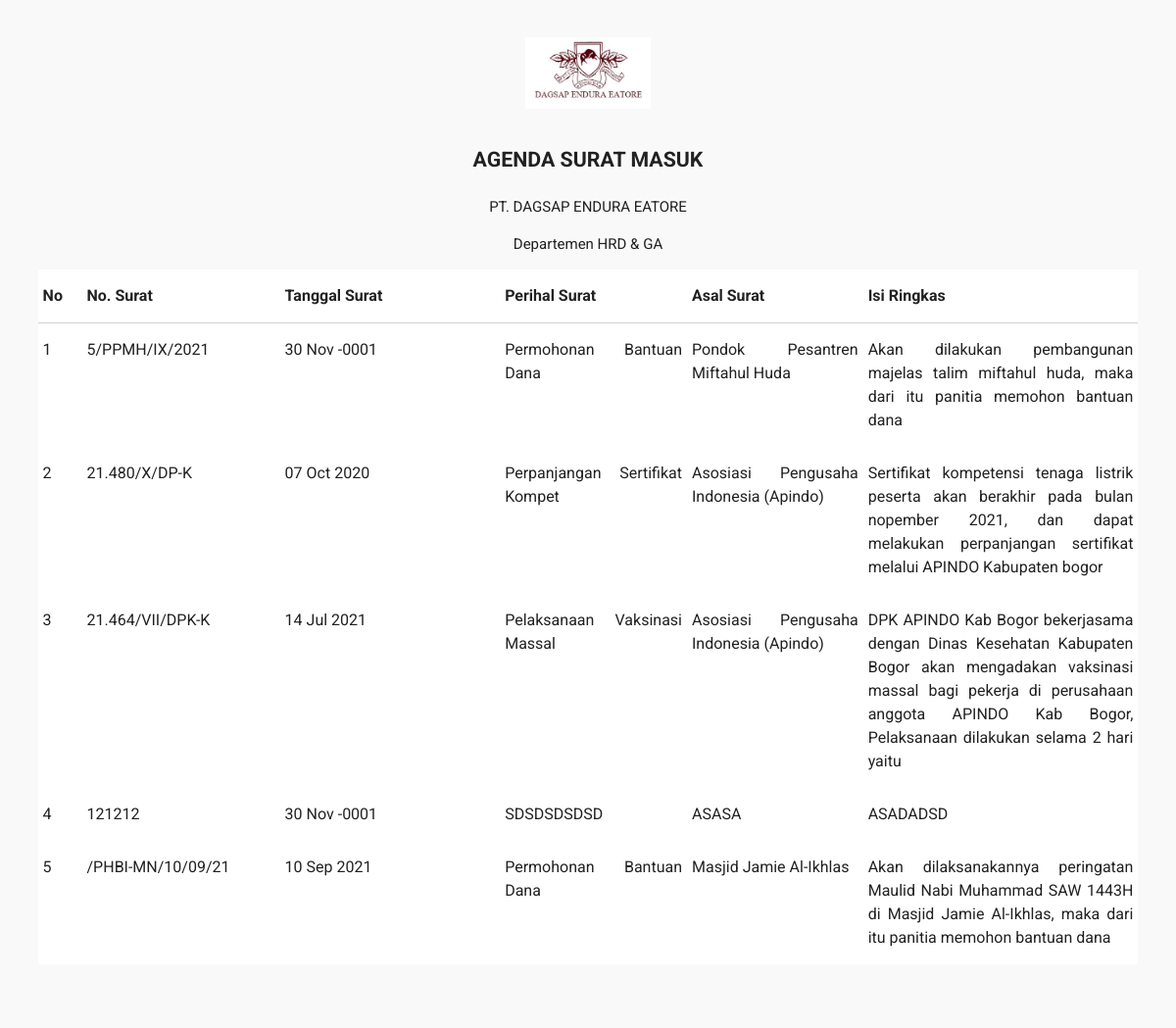
/admin.php?page=ctksm (signed in), run on the app's committed database.
### tables this page shows
CREATE TABLE `tbl_instansi` (
  `id_instansi` tinyint(1) NOT NULL,
  `nama` varchar(150) NOT NULL,
  `alamat` varchar(150) NOT NULL,
  `supervisor` varchar(50) NOT NULL,
  `website` varchar(50) NOT NULL,
  `logo` varchar(250) NOT NULL
);

CREATE TABLE `tbl_surat_masuk` (
  `id_sm` int(10) NOT NULL,
  `no_sm` varchar(50) NOT NULL,
  `asal_sm` varchar(250) NOT NULL,
  `isi_sm` mediumtext NOT NULL,
  `perihal_sm` varchar(30) NOT NULL,
  `tgl_surat` date NOT NULL,
  `file` varchar(250) NOT NULL
);

### surat_masuk/cetak_suratm.php (the view, shortened to what this page needs)
<?php
if (empty($_SESSION['id_user'])) {
    $_SESSION['err'] = '<strong>ERROR!</strong> Anda harus login terlebih dahulu.';
    header("Location: ./");
    die();
} else {
    echo '
        <body onload="window.print()">
        <div class="container">
        <div class="disp">';
    $query2 = mysqli_query($config, "SELECT logo FROM tbl_instansi");
    list($logo) = mysqli_fetch_array($query2);
    if (!empty($logo)) {
        echo '<img id="logo" src="./upload/' . $logo . '"/>';
    } else {
        echo '<img id="logo" src="./asset/img/logo.png"/>';
    }
    echo '</div>
            <p class="tgh" id="lbr">AGENDA SURAT MASUK</p>
            <p class="tgh">PT. DAGSAP ENDURA EATORE</p>
            <p class="tgh">Departemen HRD & GA</p>
        <div id="table-datatables">
            <div class="row">
            <div class="col m12" id="colres">
            <table class="responsive-table">
                <thead>
                            <tr>
                            <th width="4%">No</th>
                            <th width="18%">No. Surat</th>
                            <th width="20%">Tanggal Surat</th>
                            <th width="17%">Perihal Surat</th>
                            <th width="16%">Asal Surat</th>
                            <th width="25%">Isi Ringkas
                            </tr>
                        </thead>
                        <tbody>';
    $query = mysqli_query($config, "SELECT * FROM tbl_surat_masuk ORDER by no_sm DESC");
    if (mysqli_num_rows($query) > 0) {
        $no = 1;
        while ($row = mysqli_fetch_array($query)) {
            echo '<tr>
                            <td>' . $no++ . '</td>
                            <td>' . $row['no_sm'] . '</td>
                            <td>' . $tgl = date('d M Y ', strtotime($row['tgl_surat'])) . '</td>
                            <td>' . $row['perihal_sm'] . '</td>
                            <td>' . $row['asal_sm'] . '</td>
                            <td>' . substr($row['isi_sm'], 0, 200) . '</td>
            </tr>
        </tbody>';
        }
    }
    echo '</table><br/><br/>
        </div>
    </div>
        </div>
    </div>
    </body>';
}

### surat_masuk/cetak_suratm.php (style rules this page uses)
table { background: #fff; padding: 5px; }
tr,td { border: table-cell; vertical-align: top!important; text-align: justify; font-size: 12pt; }
.disp { text-align: center; padding: 1.5rem 0; margin-bottom: .5rem; }
.tgh { text-align: center; }
#logo { margin-top: 1rem; margin-bottom: -1rem; width: 128.64px; height: 73.92px; }
#lbr { font-size: 16pt; font-weight: bold; }

### data on the page
tbl_instansi: logo (picture)
tbl_surat_masuk: no_sm "5/PPMH/IX/2021", tgl_surat "30 Nov -0001", perihal_sm "Permohonan Bantuan Dana", asal_sm "Pondok Pesantren Miftahul Huda", isi_sm "Akan dilakukan pembangunan majelas talim miftahul huda, maka dari itu panitia memohon bantuan dana"
tbl_surat_masuk: no_sm "21.480/X/DP-K", tgl_surat "07 Oct 2020", perihal_sm "Perpanjangan Sertifikat Kompet", asal_sm "Asosiasi Pengusaha Indonesia (Apindo)", isi_sm "Sertifikat kompetensi tenaga listrik peserta akan berakhir pada bulan nopember 2021, dan dapat melakukan perpanjangan sertifikat melalui APINDO Kabupaten bogor"
tbl_surat_masuk: no_sm "21.464/VII/DPK-K", tgl_surat "14 Jul 2021", perihal_sm "Pelaksanaan Vaksinasi Massal", asal_sm "Asosiasi Pengusaha Indonesia (Apindo)", isi_sm "DPK APINDO Kab Bogor bekerjasama dengan Dinas Kesehatan Kabupaten Bogor akan mengadakan vaksinasi massal bagi pekerja di perusahaan anggota APINDO Kab Bogor, Pelaksanaan dilakukan selama 2 hari yaitu"
tbl_surat_masuk: no_sm "121212", tgl_surat "30 Nov -0001", perihal_sm "SDSDSDSDSD", asal_sm "ASASA", isi_sm "ASADADSD"
tbl_surat_masuk: no_sm "/PHBI-MN/10/09/21", tgl_surat "10 Sep 2021", perihal_sm "Permohonan Bantuan Dana", asal_sm "Masjid Jamie Al-Ikhlas", isi_sm "Akan dilaksanakannya peringatan Maulid Nabi Muhammad SAW 1443H di Masjid Jamie Al-Ikhlas, maka dari itu panitia memohon bantuan dana"
